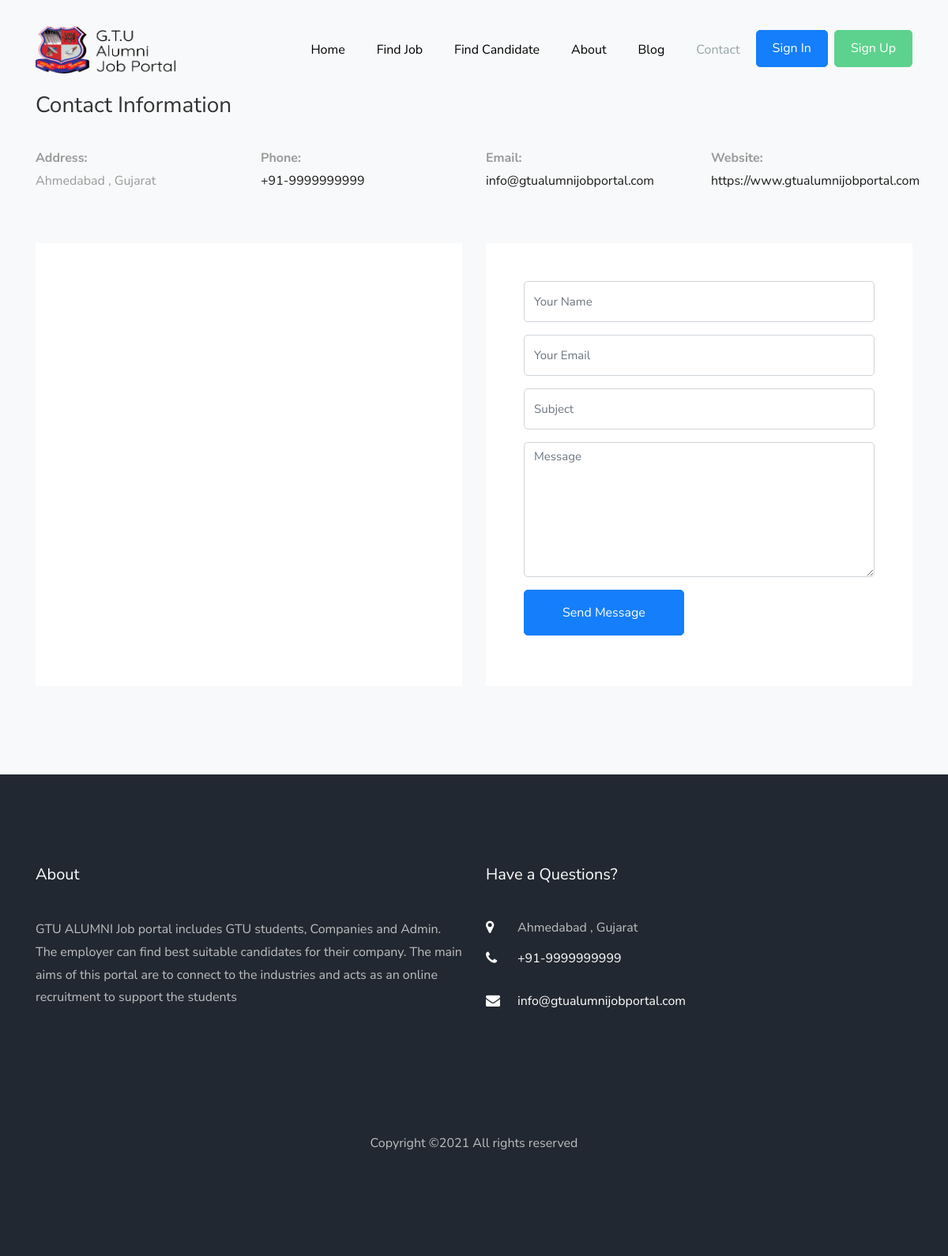
The page /contact.php on the database its author committed.
### tables this page shows
CREATE TABLE `page` (
  `id` int(11) NOT NULL,
  `about_info` varchar(255) NOT NULL,
  `contact_address` varchar(255) NOT NULL,
  `contact_number` varchar(255) NOT NULL,
  `contact_email` varchar(255) NOT NULL,
  `contact_website` varchar(255) NOT NULL
);

### common_function.php (called while the page is built, shortened)
		<?php
	function admin_get_field($conn,$fieldName)
	{
		$sql= "SELECT * FROM `page`";
		$result = mysqli_query($conn,$sql);
		if($result)
		{
			if(mysqli_affected_rows($conn))
			{
				while ($row = mysqli_fetch_array($result)) {
					$name = $row[$fieldName];
				}
				return $name;
			}
			else
			{
				return 0;
			}
		}
		else
		{
			return 0;
		}
	}
?>

### contact.php (the view, shortened to what this page needs)
<?php
  include 'header.php';
  $editContactAddress = admin_get_field($conn,'contact_address');
  $editContactNumber = admin_get_field($conn,'contact_number');
  $editContactEmail = admin_get_field($conn,'contact_email');
  $editContactWebsite = admin_get_field($conn,'contact_website');
  $name = '';
  $email = '';
  $subject = '';
  $message = '';
?>
<?php
  include 'navigation.php';
?>
<section class="ftco-section contact-section bg-light">
  <div class="container">
    <div class="row d-flex mb-5 contact-info">
      <div class="col-md-12 mb-4">
        <h2 class="h3">Contact Information</h2>
      </div>
      <div class="col-md-3">
        <p><span><b>Address:</b></span><br>
          <?php echo $editContactAddress;?></p>
      </div>
      <div class="col-md-3">
        <p><span><b>Phone:</b></span><br><a href="javascript:void(0)">+91-<?php echo $editContactNumber;?></a></p>
      </div>
      <div class="col-md-3">
        <p><span><b>Email:</b></span><br><a href="javascript:void(0)"><?php echo $editContactEmail;?></a></p>
      </div>
      <div class="col-md-3">
        <p><span><b>Website:</b></span><br><a href="#"><?php echo $editContactWebsite;?></a></p>
      </div>
    </div>
    <div class="row block-9">
      <div class="col-md-6 order-md-last d-flex">
        <form action="contact.php" method="Post" class="bg-white p-5 contact-form">
          <div class="form-group">
            <input type="text" name="name" class="form-control" placeholder="Your Name" value="<?php echo $name;?>">
          </div>
          <div class="form-group">
            <input type="email" name="email" class="form-control" placeholder="Your Email" value="<?php echo $email;?>">
          </div>
          <div class="form-group">
            <input type="text" name="subject" class="form-control" placeholder="Subject" value="<?php echo $subject;?>">
          </div>
          <div class="form-group">
            <textarea name="message" id="" cols="30" rows="7" class="form-control" placeholder="Message"><?php echo $message;?></textarea>
          </div>
          <div class="form-group">
            <input type="submit" name="submit" value="Send Message" class="btn btn-primary py-3 px-5">
          </div>
        </form>
      </div>
      <div class="col-md-6 d-flex">
      	<div id="map" class="bg-white"></div>
      </div>
    </div>
  </div>
</section>
<?php
  include 'footer.php';
?>

### footer.php (shortened to what this page needs)
<?php
  $editAbout = admin_get_field($conn,'about_info');
  $editContactAddress = admin_get_field($conn,'contact_address');
  $editContactNumber = admin_get_field($conn,'contact_number');
  $editContactEmail = admin_get_field($conn,'contact_email');
?>
<footer class="ftco-footer ftco-bg-dark ftco-section">
      <div class="container">
        <div class="row mb-5">
          <div class="col-md">
             <div class="ftco-footer-widget mb-4">
              <h2 class="ftco-heading-2">About</h2>
              <p><?php echo $editAbout;?></p>
              <ul class="ftco-footer-social list-unstyled float-md-left float-lft mt-3">
              </ul>
            </div>
          </div>
          <div class="col-md">
            <div class="ftco-footer-widget mb-4">
              <h2 class="ftco-heading-2">Have a Questions?</h2>
              <div class="block-23 mb-3">
                <ul>
                  <li><span class="icon icon-map-marker"></span><span class="text"><?php echo $editContactAddress;?></span></li>
                  <li><a href="javascript:void(0)"><span class="icon icon-phone"></span><span class="text">+91-<?php echo $editContactNumber;?></span></a></li>
                  <li><a href="javascript:void(0)"><span class="icon icon-envelope"></span><span class="text"><?php echo $editContactEmail;?></span></a></li>
                </ul>
              </div>
            </div>
          </div>
        </div>
        <div class="row">
          <div class="col-md-12 text-center">
            <p>Copyright &copy;<script>document.write(new Date().getFullYear());</script> All rights reserved </p>
          </div>
        </div>
      </div>
    </footer>
  </body>
</html>

### css/icomoon.css (style rules this page uses)
[class^="icon-"], [class*=" icon-"] { font-family: 'icomoon' !important; speak: none; font-style: normal; font-weight: normal; font-variant: normal; text-transform: none; line-height: 1; -webkit-font-smoothing: antialiased; -moz-osx-font-smoothing: grayscale; }
.icon-map-marker:before { content: "\f041"; }
.icon-phone:before { content: "\f095"; }
.icon-envelope:before { content: "\f0e0"; }

### rows shown on the page
page: contact_address "Ahmedabad , Gujarat", contact_number "9999999999", contact_email "info@gtualumnijobportal.com", contact_website "https://www.gtualumnijobportal.com", about_info "GTU ALUMNI Job portal includes GTU students, Companies and Admin. The employer can find best suitable candidates for their company. The main aims of this portal are to connect to the industries and acts as an online recruitment to support the students"
